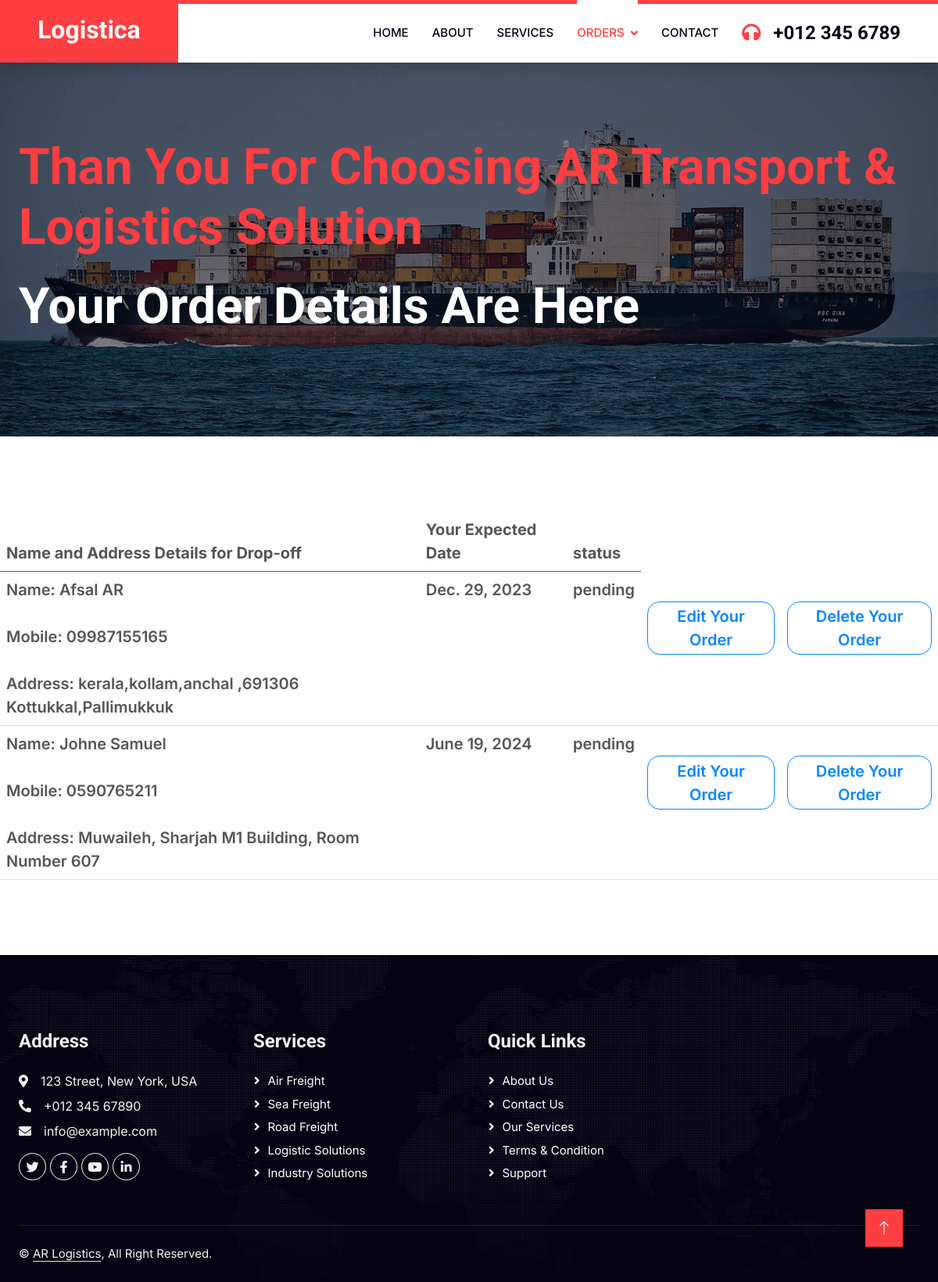
/logic/orders/ (signed in), run on the app's committed database.
### logic/models.py (models this page shows)
class receiverdb(models.Model):
    email = models.CharField(max_length=100, null=True, blank=True)
    re_f_name = models.CharField(max_length=100, null=True, blank=True)
    re_mobile = models.CharField(max_length=100, null=True, blank=True)
    re_address = models.CharField(max_length=100, null=True,blank=True)
    re_date = models.DateField(null=True, default='', blank=True)
    re_status = models.CharField(max_length=100, null=True, blank=True)

### logic/views.py (the view)
# urls.py: path('orders/', views.orders, name='orders'),
def orders(request):
    data = receiverdb.objects.filter(email=request.session['email'])
    return render(request,'orders.html',{'data': data})

### logic/templates/orders.html (shortened to what this page needs)
<!DOCTYPE html>
{% load static %}
<html lang="en">
<head>
    <link href="https://cdnjs.cloudflare.com/ajax/libs/font-awesome/5.10.0/css/all.min.css" rel="stylesheet">
    <link href="https://cdn.jsdelivr.net/npm/bootstrap-icons@1.4.1/font/bootstrap-icons.css" rel="stylesheet">
    <link href="{% static 'lib/animate/animate.min.css' %}" rel="stylesheet">
    <link href="{% static 'lib/owlcarousel/assets/owl.carousel.min.css' %}" rel="stylesheet">
    <link href="{% static 'css/bootstrap.min.css' %}" rel="stylesheet">
    <link href="{% static 'css/style.css' %}" rel="stylesheet">
</head>
<body>
    <nav class="navbar navbar-expand-lg bg-white navbar-light shadow border-top border-5 border-primary sticky-top p-0">
        <a href="index.html" class="navbar-brand bg-primary d-flex align-items-center px-4 px-lg-5">
            <h2 class="mb-2 text-white">Logistica</h2>
        </a>
        <div class="collapse navbar-collapse" id="navbarCollapse">
            <div class="navbar-nav ms-auto p-4 p-lg-0">
                <a href="{% url 'home' %}" class="nav-item nav-link">Home</a>
                <a href="{% url 'about' %}" class="nav-item nav-link">About</a>
                <a href="{% url 'service' %}" class="nav-item nav-link ">Services</a>
                <div class="nav-item dropdown">
                    <a href="#" class="nav-link dropdown-toggle active" data-bs-toggle="dropdown">Orders</a>
                </div>
                <a href="contact.html" class="nav-item nav-link">Contact</a>
            </div>
            <h4 class="m-0 pe-lg-5 d-none d-lg-block"><i class="fa fa-headphones text-primary me-3"></i>+012 345 6789</h4>
        </div>
    </nav>
    <div class="container-fluid page-header py-5" style="margin-bottom: 6rem;">
        <div class="container py-5">
            <h1 class="display-3 text-white animated slideInDown mb-4"><span class="text-primary">Than You For Choosing AR Transport & Logistics Solution</span></h1>
            <h1 class="display-3 text-white mb-3 animated slideInDown">Your Order Details Are Here</h1>
        </div>
    </div>
     <div style="font-weight: 600; font-size:1.25rem;">
         <table class="table">
             <thead>
             <tr>
                 <th>Name and Address Details for Drop-off</th>
                 <th>Your Expected Date</th>
                 <th>status</th>
             </tr>
             </thead>
             <tbody>
             {% for i in data %}
             <tr>
                 <td>Name: {{i.re_f_name}}<br><br>
                        Mobile: {{i.re_mobile}}<br><br>
                        Address: {{i.re_address}}</td>
                 <td class="">{{i.re_date}}</td>
                 <td class="">{{i.re_status}}</td>
                 <td>
                     <form action="{% url 'edit2' dataid=i.id %}">
                     <button class="bt" type="submit">Edit Your Order</button>
                     </form>
                 </td>
                 <td>
                     <form action="{% url 'delete' de=i.id %}">
                     <button class="bt" type="submit">Delete Your Order</button>
                     </form>
                 </td>
              </tr>
             {% endfor %}
             </tbody>
         </table>
     </div>
    <div class="container-fluid bg-dark text-light footer pt-5 wow fadeIn" data-wow-delay="0.1s" style="margin-top: 6rem;">
        <div class="container py-5">
            <div class="row g-5">
                <div class="col-lg-3 col-md-6">
                    <h4 class="text-light mb-4">Address</h4>
                    <p class="mb-2"><i class="fa fa-map-marker-alt me-3"></i>123 Street, New York, USA</p>
                    <p class="mb-2"><i class="fa fa-phone-alt me-3"></i>+012 345 67890</p>
                    <p class="mb-2"><i class="fa fa-envelope me-3"></i>info@example.com</p>
                    <div class="d-flex pt-2">
                        <a class="btn btn-outline-light btn-social" href=""><i class="fab fa-twitter"></i></a>
                        <a class="btn btn-outline-light btn-social" href=""><i class="fab fa-facebook-f"></i></a>
                        <a class="btn btn-outline-light btn-social" href=""><i class="fab fa-youtube"></i></a>
                        <a class="btn btn-outline-light btn-social" href=""><i class="fab fa-linkedin-in"></i></a>
                    </div>
                </div>
                <div class="col-lg-3 col-md-6">
                    <h4 class="text-light mb-4">Services</h4>
                    <a class="btn btn-link" href="">Air Freight</a>
                    <a class="btn btn-link" href="">Sea Freight</a>
                    <a class="btn btn-link" href="">Road Freight</a>
                    <a class="btn btn-link" href="">Logistic Solutions</a>
                    <a class="btn btn-link" href="">Industry solutions</a>
                </div>
                <div class="col-lg-3 col-md-6">
                    <h4 class="text-light mb-4">Quick Links</h4>
                    <a class="btn btn-link" href="">About Us</a>
                    <a class="btn btn-link" href="">Contact Us</a>
                    <a class="btn btn-link" href="">Our Services</a>
                    <a class="btn btn-link" href="">Terms & Condition</a>
                    <a class="btn btn-link" href="">Support</a>
                </div>
            </div>
        </div>
        <div class="container">
            <div class="copyright">
                <div class="row">
                    <div class="col-md-6 text-center text-md-start mb-3 mb-md-0">
                        &copy; <a class="border-bottom" href="#">AR Logistics</a>, All Right Reserved.
                    </div>
                    <div class="col-md-6 text-center text-md-end">
                    </div>
                </div>
            </div>
        </div>
    </div>
    <a href="#" class="btn btn-lg btn-primary btn-lg-square rounded-0 back-to-top"><i class="bi bi-arrow-up"></i></a>
</body>
</html>

### logic/static/css/style.css (style rules this page uses)
:root { --primary: #FF3E41; --secondary: #51CFED; --light: #F8F2F0; --dark: #060315; }
.back-to-top { position: fixed; display: none; right: 45px; bottom: 45px; z-index: 99; }
.btn { font-weight: 600; transition: .5s; }
.btn.btn-primary, .btn.btn-secondary { color: #FFFFFF; }
.btn-lg-square { width: 48px; height: 48px; }
.btn-square, .btn-sm-square, .btn-lg-square { padding: 0; display: flex; align-items: center; justify-content: center; font-weight: normal; }
.navbar .dropdown-toggle::after { border: none; content: "\f107"; font-family: "Font Awesome 5 Free"; font-weight: 900; vertical-align: middle; margin-left: 8px; }
.navbar-light .navbar-nav .nav-link { position: relative; margin-right: 30px; padding: 25px 0; color: #FFFFFF; font-size: 15px; text-transform: uppercase; outline: none; }
.navbar-light .navbar-nav .nav-link:hover, .navbar-light .navbar-nav .nav-link.active { color: var(--primary); }
.navbar-light .navbar-brand, .navbar-light a.btn { height: 75px; }
.navbar-light .navbar-nav .nav-link { color: var(--dark); font-weight: 500; }
.navbar-light.sticky-top { top: -100px; transition: .5s; }
@media (min-width: 992px) { .navbar-light .navbar-nav .nav-link::before { position: absolute; content: ""; width: 0; height: 5px; top: -6px; left: 50%; background: #FFFFFF; transition: .5s; } }
@media (min-width: 992px) { .navbar-light .navbar-nav .nav-link:hover::before, .navbar-light .navbar-nav .nav-link.active::before { width: 100%; left: 0; } }
.page-header { background: linear-gradient(rgba(6, 3, 21, .5), rgba(6, 3, 21, .5)), url(../img/carousel-1.jpg) center center no-repeat; background-size: cover; }
.footer { background: linear-gradient(rgba(6, 3, 21, .5), rgba(6, 3, 21, .5)), url(../img/map.png) center center no-repeat; background-size: cover; }
.footer .btn.btn-social { margin-right: 5px; width: 35px; height: 35px; display: flex; align-items: center; justify-content: center; color: var(--light); border: 1px solid #FFFFFF; border-radius: 35px; transition: .3s; }
.footer .btn.btn-link { display: block; margin-bottom: 5px; padding: 0; text-align: left; color: #FFFFFF; font-size: 15px; font-weight: normal; text-transform: capitalize; transition: .3s; }
.footer .btn.btn-link::before { position: relative; content: "\f105"; font-family: "Font Awesome 5 Free"; font-weight: 900; margin-right: 10px; }
.footer .copyright { padding: 25px 0; font-size: 15px; border-top: 1px solid rgba(256, 256, 256, .1); }
.footer .copyright a { color: var(--light); }

### logic/templates/orders.html (style rules this page uses)
.bt { border-radius: 16px; padding:.2rem 1rem; font-size:1.25rem; background-color: transparent; font-weight: 600; transition: .5s; margin-top:30px; color: #0286ff; border:1px solid #0286ff; }

### data on the page
receiverdb: re_f_name "Afsal AR", re_mobile "09987155165", re_address "kerala,kollam,anchal ,691306 Kottukkal,Pallimukkuk", re_date "Dec. 29, 2023", re_status "pending"
receiverdb: re_f_name "Johne Samuel", re_mobile "0590765211", re_address "Muwaileh, Sharjah M1 Building, Room Number 607", re_date "June 19, 2024", re_status "pending"
